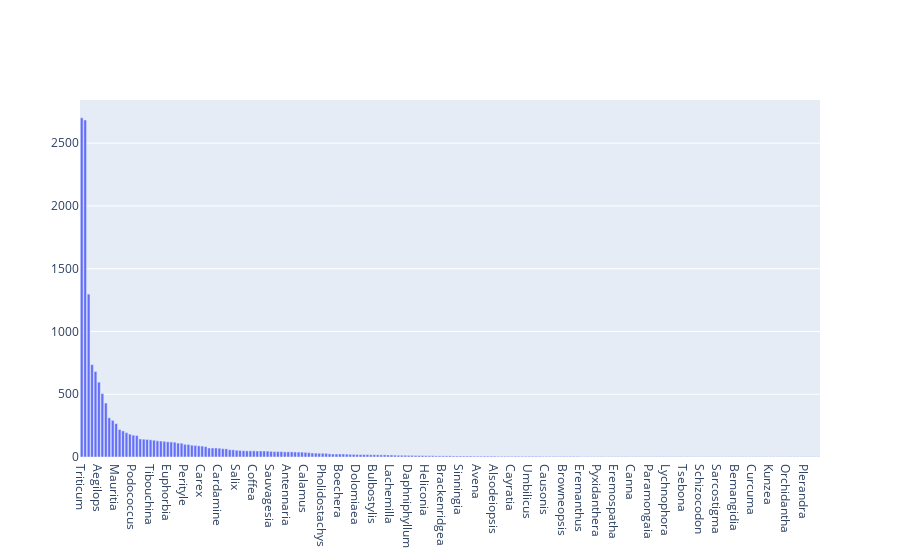

This figure's notebook cell:
### Code cell
fig = make_subplots(rows = 1, cols = 1, column_widths = [50], row_heights = [5])
fig.add_trace(go.Bar(x = byorglib['genus'],
             y = byorglib['Experiment Accession'], textposition = 'outside', textfont = dict(size = 6)),
             row=1, col=1)
fig.show()# not zero indexed ffs

### Figure 1 — Plotly figure (JSON) as saved in the notebook; plotly's stock layout.template omitted (floating-point values rounded to 4 significant figures; data arrays with more than 128 entries replaced by an {"elided": "..."} marker saying what was removed)
{"data": [{"textfont": {"size": 6}, "textposition": "outside", "type": "bar", "x": {"elided": "215 str values"}, "xaxis": "x", "y": {"elided": "215 int values"}, "yaxis": "y"}], "layout": {"xaxis": {"anchor": "y", "domain": [0, 1]}, "yaxis": {"anchor": "x", "domain": [0, 1]}}}
